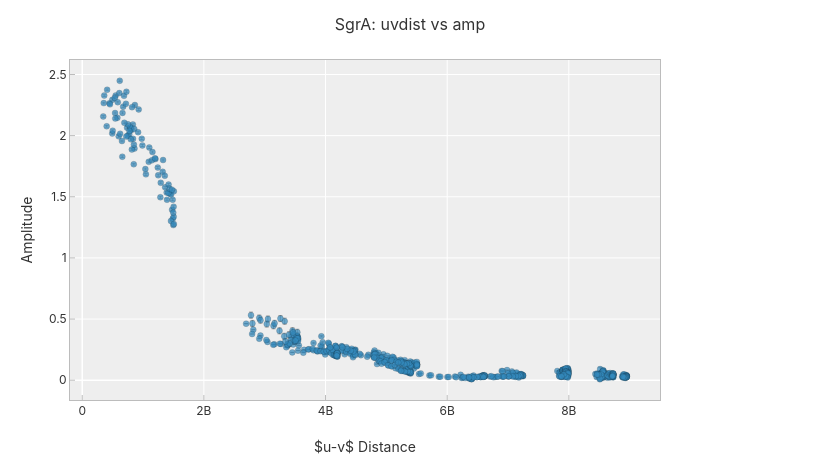

Write notebook code for a chart like this one.
### Code cell
# Radplot: amplitude vs baseline length. Pooled mode — single trace, useful
# when you just want to see the overall distribution.
interactive.plotall(obs, 'uvdist', 'amp', tag_bl=False, show=False)

### Figure 1 — Plotly figure (JSON) as saved in the notebook; plotly's stock layout.template omitted (floating-point values rounded to 4 significant figures; data arrays with more than 128 entries replaced by an {"elided": "..."} marker saying what was removed)
{"data": [{"error_x": {"visible": false}, "error_y": {"array": {"elided": "714 float values"}, "color": "rgba(0,0,0,0.3)", "thickness": 1, "type": "data", "visible": true, "width": 2}, "hovertemplate": "uvdist: %{x:.4g}<br>amp: %{y:.4g}<extra></extra>", "marker": {"line": {"color": "rgba(0,0,0,0.4)", "width": 0.5}, "opacity": 0.7, "size": 6}, "mode": "markers", "name": "all baselines", "type": "scatter", "x": {"elided": "714 float values"}, "y": {"elided": "714 float values"}}], "layout": {"colorway": ["#348ABD", "#A60628", "#7A68A6", "#4B8022", "#D55E00", "#CC79A7", "#1F471F", "#2C825D"], "font": {"color": "#333333", "family": "Inter, system-ui, -apple-system, BlinkMacSystemFont, \"Segoe UI\", Roboto, sans-serif", "size": 12}, "height": 460, "hovermode": "closest", "legend": {"bgcolor": "rgba(238,238,238,0.85)", "bordercolor": "#bcbcbc", "borderwidth": 1, "font": {"color": "#333333", "size": 11}, "itemsizing": "constant", "orientation": "v", "title": {"text": ""}, "x": 1.02, "xanchor": "left", "y": 1, "yanchor": "top"}, "margin": {"b": 60, "l": 70, "r": 160, "t": 60}, "paper_bgcolor": "#ffffff", "plot_bgcolor": "#eeeeee", "showlegend": false, "title": {"font": {"color": "#333333", "family": "Inter, system-ui, -apple-system, BlinkMacSystemFont, \"Segoe UI\", Roboto, sans-serif", "size": 16}, "text": "SgrA: uvdist vs amp", "x": 0.5, "xanchor": "center"}, "width": 820, "xaxis": {"gridcolor": "#ffffff", "linecolor": "#bcbcbc", "linewidth": 1, "mirror": true, "showline": true, "tickcolor": "#bcbcbc", "ticks": "inside", "title": {"text": "$u-v$ Distance"}, "zerolinecolor": "#ffffff", "zerolinewidth": 1.5}, "yaxis": {"gridcolor": "#ffffff", "linecolor": "#bcbcbc", "linewidth": 1, "mirror": true, "showline": true, "tickcolor": "#bcbcbc", "ticks": "inside", "title": {"text": "Amplitude"}, "type": "linear", "zerolinecolor": "#ffffff", "zerolinewidth": 1.5}}}
